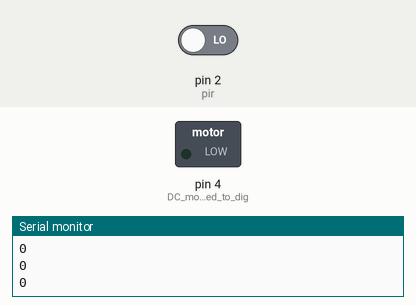
The sketch below on a simulated Arduino Uno, built with avr-gcc and run on an emulated ATmega328P. Parts: switched loads named in the sketch (green lamp = pin HIGH), the last lines printed to the serial monitor. The inputs (shaded band) are chosen by the test bench; at power-on: pin 2 (pir) LOW.

Above: at 2.8 s.
2.9 s: pin 2 (pir) driven HIGH
At 4.2 s:
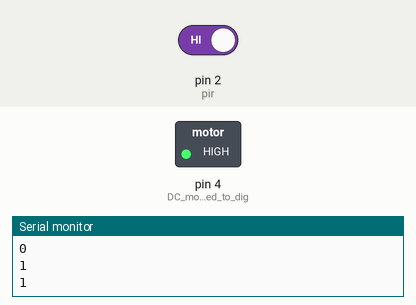
4.5 s: pin 2 (pir) driven LOW
At 5.8 s:
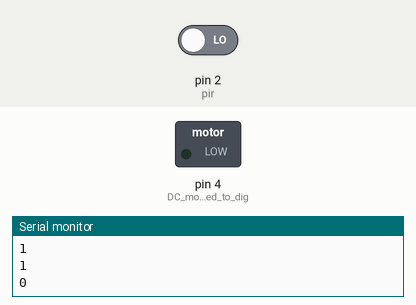
Timing chart, 0 to 7.5 s (numbered marks = the images above; inputs shaded):
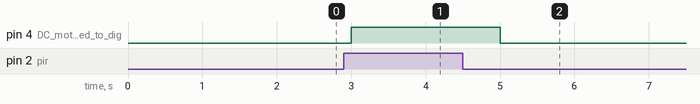

Measured:
- after the input at 2.9 s, pin 4 (DC_motor_connected_to_dig): LOW → HIGH after 0.10 s
- after the input at 4.5 s, pin 4 (DC_motor_connected_to_dig): HIGH → LOW after 0.50 s

The sketch:

Arduino__with__PIR__and_motor.ino
```cpp
const int pir = 2;

void setup()
{
  pinMode(4,OUTPUT);//DC motor connected to digital pin4
  pinMode(pir, INPUT);//PIR sensor connected to digitalpin2
  Serial.begin(9600);
}

void loop() {
  int pirdata = digitalRead(pir);  //Sensor detection value
  Serial.println(pirdata);    //print pirdata
  if(pirdata==1)        //condition if pirdata==1 ,motor is on
  {
    digitalWrite(4,HIGH);
    delay(1000);

  }
  else        //Otherwise motor is off
  {
    digitalWrite(4,LOW);
    delay(1000);
  }
}
```
